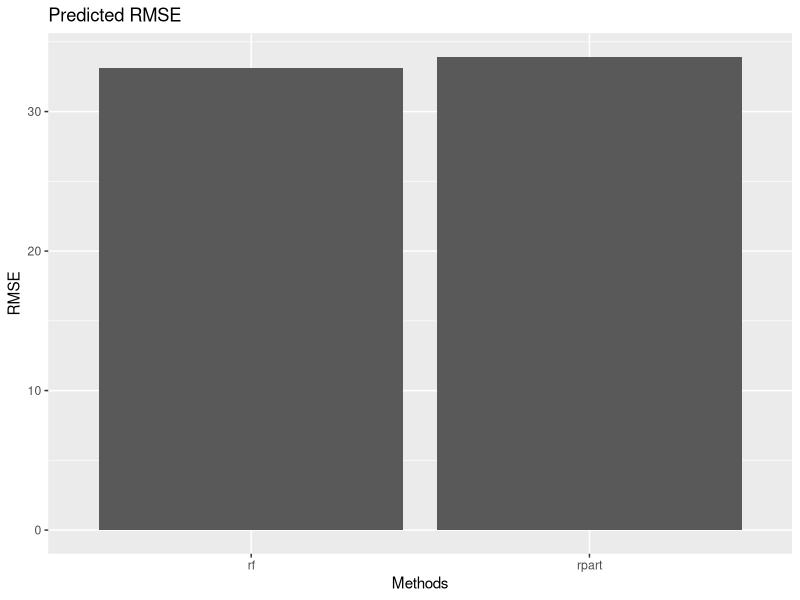

Reproduce this figure in R.
## ---- chunk 1
library(ggplot2)
df=data.frame("Methods"=c("rpart", "rf"),"RMSE"=c(33.92, 33.10))
ggplot(data=df) +
  geom_bar(aes(x=Methods, y=RMSE), position = "dodge", stat="identity",data=df)+
  labs(y="RMSE",title ="Predicted RMSE")
